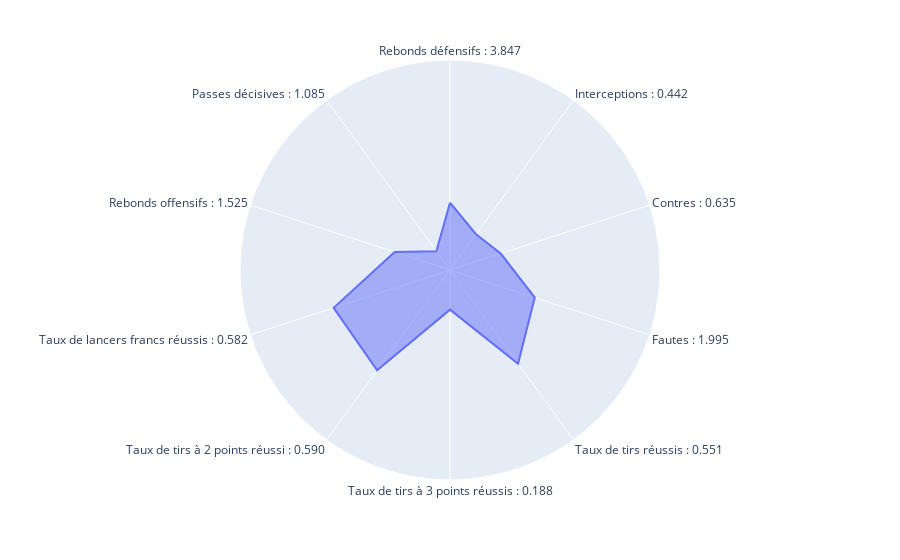

The notebook cell this image was saved under:
### Code cell
# Cellule Profil Pivot

#Prétraitements généraux

data_playoffs = pd.read_csv('2021-2022 NBA Player Stats - Playoffs.csv',encoding="latin-1",sep=";")
data_playoffs=data_playoffs.dropna().loc[:,['Pos','DRB','STL','BLK','PF','FG%','3P%','2P%','FT%','ORB','AST']]

#Divisions des données en fonction des postes

pivot = data_playoffs.loc[data_playoffs['Pos'] == 'C']
arriere_de_tir = data_playoffs.loc[data_playoffs['Pos'] == 'SG']
meneur = data_playoffs.loc[data_playoffs['Pos'] == 'PG']
ailier_fort = data_playoffs.loc[data_playoffs['Pos'] == 'PF']
ailier = data_playoffs.loc[data_playoffs['Pos'] == 'SF']

#Calcul des moyennes pour chaque poste
meanspivot={}
meansarriere={}
meansmeneur={}
meansailierf={}
meansailier={}

tableau2=[pivot,arriere_de_tir,meneur,ailier_fort,ailier]
tableau1 = ['DRB','STL','BLK','PF','FG%','3P%','2P%','FT%','ORB','AST']

for i in tableau1:
    meanspivot[i]=str(pivot.loc[:,i].mean())[0:5]
    meansarriere[i]=str(arriere_de_tir.loc[:,i].mean())[0:5]
    meansmeneur[i]=str(meneur.loc[:,i].mean())[0:5]
    meansailierf[i]=str(ailier_fort.loc[:,i].mean())[0:5]
    meansailier[i]=str(ailier.loc[:,i].mean())[0:5]
    
#Normalisation des données

for j in tableau2:
    for i in tableau1:
        j[i]=(j[i]-data_playoffs[i].min())/(data_playoffs[i].max()-data_playoffs[i].min())

#Affichage du graphe

r=pivot.select_dtypes(include=['number']).mean()
fig=px.line_polar(pivot,r,theta=['Rebonds défensifs : ' + meanspivot['DRB'],'Interceptions : ' + meanspivot['STL'],'Contres : ' + meanspivot['BLK'],'Fautes : ' + meanspivot['PF'],'Taux de tirs réussis : ' + meanspivot['FG%'],'Taux de tirs à 3 points réussis : ' + meanspivot['3P%'],'Taux de tirs à 2 points réussi : ' + meanspivot['2P%'],'Taux de lancers francs réussis : ' + meanspivot['FT%'],'Rebonds offensifs : ' + meanspivot['ORB'],'Passes décisives : ' + meanspivot['AST']],line_close=True)
fig.update_traces(fill='toself')
fig.update_layout(
    polar=dict(
        radialaxis=dict(
            visible=False,
            range=[0, 1]
        )),
    showlegend=False,
)
fig.show()

### Figure 1 — Plotly figure (JSON) as saved in the notebook; plotly's stock layout.template omitted (floating-point values rounded to 4 significant figures)
{"data": [{"fill": "toself", "hovertemplate": "r=%{r}<br>theta=%{theta}<extra></extra>", "legendgroup": "", "line": {"color": "#636efa", "dash": "solid"}, "marker": {"symbol": "circle"}, "mode": "lines", "name": "", "r": [0.3206, 0.2107, 0.254, 0.4245, 0.5514, 0.1889, 0.5906, 0.5826, 0.2773, 0.1107, 0.3206], "showlegend": false, "subplot": "polar", "theta": ["Rebonds défensifs : 3.847", "Interceptions : 0.442", "Contres : 0.635", "Fautes : 1.995", "Taux de tirs réussis : 0.551", "Taux de tirs à 3 points réussis : 0.188", "Taux de tirs à 2 points réussi : 0.590", "Taux de lancers francs réussis : 0.582", "Rebonds offensifs : 1.525", "Passes décisives : 1.085", "Rebonds défensifs : 3.847"], "type": "scatterpolar"}], "layout": {"legend": {"tracegroupgap": 0}, "margin": {"t": 60}, "polar": {"angularaxis": {"direction": "clockwise", "rotation": 90}, "domain": {"x": [0, 1], "y": [0, 1]}, "radialaxis": {"range": [0, 1], "visible": false}}, "showlegend": false}}
